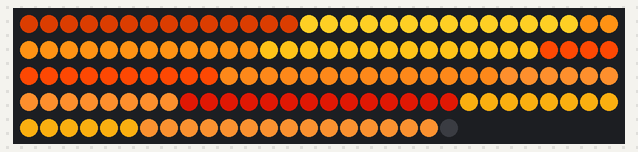
This sketch was run on a simulated Arduino Uno, built with avr-gcc and run on an emulated ATmega328P. Parts: 142 RGB LEDs in strip order, left to right, continuing on the next row. What the sketch prints to the serial monitor is not drawn.

Above: at 0.9 s.

The sketch:

basic_sunset_example.ino
```cpp
#include<FastLED.h>
//Setup LED strip parameters
#define stripPinA 2 //Const as it does not change. Byte instead of integer as this takes up less memory and value is < 255
#define NUM_LEDS 142 //Setup for maximum length of larger light tube
CRGB leds[NUM_LEDS]; //Setup the array for FastLED control CRGB
int bno = 10;
int suns[ 10 ][ 3 ] = {{147, 41, 1}, {253, 206, 36}, {254, 146, 20}, {254, 193, 24}, {249, 71, 3}, {249, 134, 26}, {250, 141, 44}, {158, 17, 3}, {243, 169, 15}, {242, 140, 46}};
int len = 14;

void setup() {
//LED strip setup
pinMode(stripPinA, OUTPUT);
FastLED.addLeds<WS2812, stripPinA, GRB>(leds, NUM_LEDS);
Serial.begin(115200);
}

//Function to turn on sunset  from sunset image pixelator used in Python
//Define array - use 10 blocks
void loop() {
  Serial.println("hello?");
    for (int i=0; i <= 9; i++) {
    Serial.println(i);
    for (int n = 0; n <= len; n++) {
    leds[(i*len)+n] = CRGB(suns[i][0], suns[i][1], suns[i][2]);
    Serial.println(suns[i][2]);
    FastLED.show();
    }
  }

  delay(5000);
}
```
